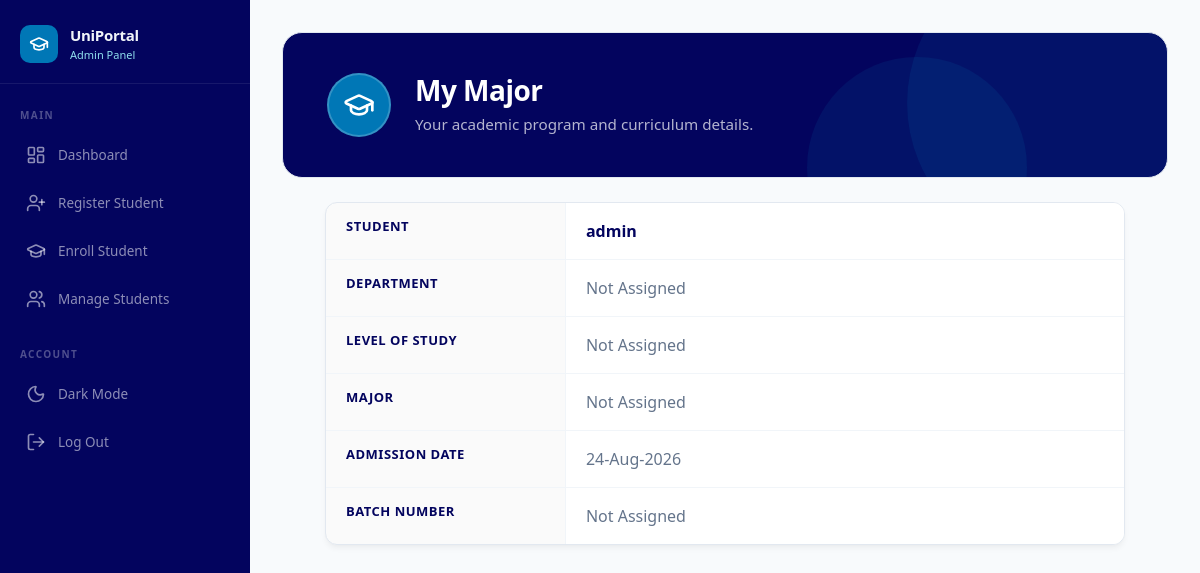
Page /student/major/ (signed in) on the earlier database version.
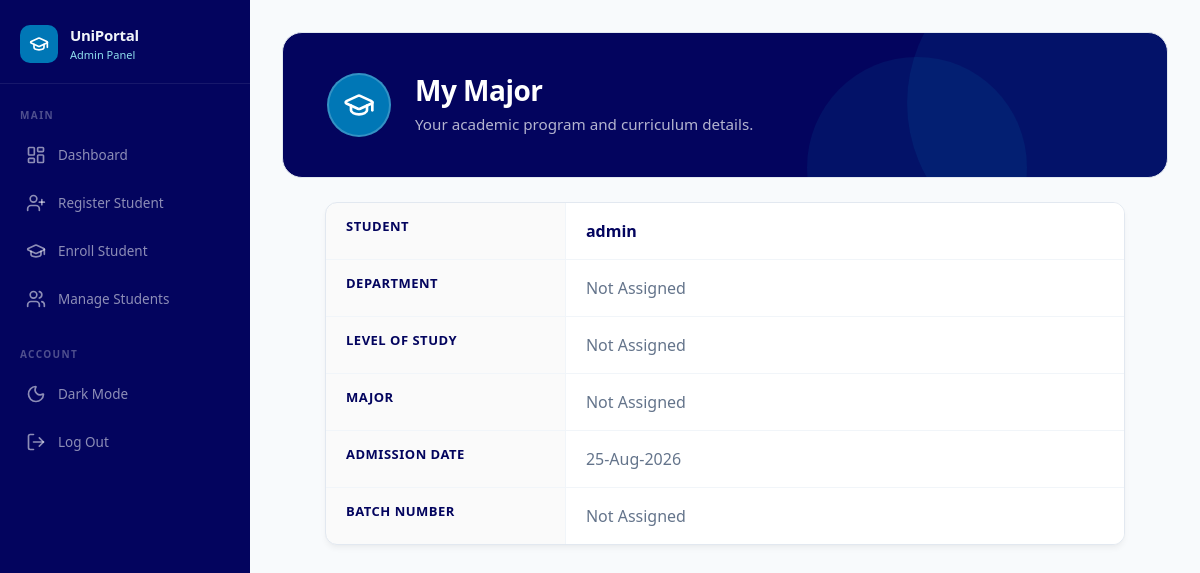
Same page on the later database version.
### myapp/models.py (models this page shows)
class User(AbstractUser):
    pass

### myapp/views.py (the view)
# urls.py: path('student/major/', views.student_major, name='student_major'),
@login_required(login_url='/login')
def student_major(request):
    try:
        student = request.user.student
    except AttributeError:
        student = None
    context = {
        'student': student
    }
    return render(request, 'myapp/student_major.html', context)

### myapp/templates/myapp/student_major.html (shortened to what this page needs)
{% extends 'myapp/base.html' %}
{% block content %}
<div class="hero-banner mb-4">
  <div class="d-flex align-items-center gap-4">
    <div class="hero-avatar">
      <i data-lucide="graduation-cap" style="width:32px;height:32px"></i>
    </div>
    <div style="z-index:1">
      <h2>My Major</h2>
      <p>Your academic program and curriculum details.</p>
    </div>
  </div>
</div>
<div class="card modern-table-card mx-auto" style="max-width: 800px;">
  <div class="card-body p-0">
    <table class="table modern-table mb-0">
      <tbody>
        <tr>
          <th style="width: 30%; border-bottom: none; border-right: 1px solid var(--border-row);">Student</th>
          <td class="fw-semibold text-primary" style="border-bottom: none; color: var(--text-primary) !important;">
            {{ user.get_full_name|default:user.username }}
          </td>
        </tr>
        <tr>
          <th style="border-bottom: none; border-right: 1px solid var(--border-row); border-top: 1px solid var(--border-row);">Department</th>
          <td style="border-bottom: none; border-top: 1px solid var(--border-row);">
            {{ student.department.name|default:"Not Assigned" }}
          </td>
        </tr>
        <tr>
          <th style="border-bottom: none; border-right: 1px solid var(--border-row); border-top: 1px solid var(--border-row);">Level of Study</th>
          <td style="border-bottom: none; border-top: 1px solid var(--border-row);">
            {{ student.level|default:"Not Assigned" }}
          </td>
        </tr>
        <tr>
          <th style="border-bottom: none; border-right: 1px solid var(--border-row); border-top: 1px solid var(--border-row);">Major</th>
          <td style="border-bottom: none; border-top: 1px solid var(--border-row);">
            {{ student.department.name|default:"Not Assigned" }}
          </td>
        </tr>
        <tr>
          <th style="border-bottom: none; border-right: 1px solid var(--border-row); border-top: 1px solid var(--border-row);">Admission Date</th>
          <td style="border-bottom: none; border-top: 1px solid var(--border-row);">
            {{ student.created_at|default:user.date_joined|date:"d-M-Y" }}
          </td>
        </tr>
        <tr>
          <th style="border-bottom: none; border-right: 1px solid var(--border-row); border-top: 1px solid var(--border-row);">Batch Number</th>
          <td style="border-bottom: none; border-top: 1px solid var(--border-row);">
            {{ student.batch|default:"Not Assigned" }}
          </td>
        </tr>
      </tbody>
    </table>
  </div>
</div>
{% endblock %}

### myapp/templates/myapp/base.html (shortened to what this page needs)
{% load static %}
<!DOCTYPE html>
<html lang="en">
<head>
    <link href="https://cdn.jsdelivr.net/npm/bootstrap@5.3.8/dist/css/bootstrap.min.css" rel="stylesheet">
    <link rel="stylesheet" href="{% static 'myapp/css/dashboard.css' %}">
</head>
<body>
    <div class="{% if user.is_authenticated %}d-flex{% endif %}" id="{% if user.is_authenticated %}dashboard-wrapper{% else %}main-unauth-container{% endif %}">
      {% if user.is_authenticated %}
      <nav id="sidebar">
        <div class="sidebar-brand">
          <div class="brand-icon">
            <i data-lucide="graduation-cap" class="lucide-sm"></i>
          </div>
          <div>
            <div class="brand-name">UniPortal</div>
            <div class="brand-sub">
              {% if user.teacher %}
                Teacher Panel
              {% elif user.student %}
                Student Panel
              {% elif user.is_superuser %}
                Admin Panel
              {% elif user.is_staff %}
                Front Desk
              {% endif %}
            </div>
          </div>
        </div>
        <div class="nav-section">Main</div>
        {% if user.teacher %}
          <a href="{% url 'teacher_dashboard' %}" class="nav-item-link {% block active_teacher_dashboard %}{% endblock %}">
            <span class="nav-icon"><i data-lucide="layout-dashboard"></i></span> Dashboard
          </a>
          <a href="{% url 'teacher_classes' %}" class="nav-item-link {% block active_roster %}{% endblock %}">
            <span class="nav-icon"><i data-lucide="users"></i></span> Manage Roster
          </a>
        {% elif user.is_staff %}
          <a href="{% url 'frontdesk_dashboard' %}" class="nav-item-link {% block active_frontdesk_dashboard %}{% endblock %}">
            <span class="nav-icon"><i data-lucide="layout-dashboard"></i></span> Dashboard
          </a>
          <a href="{% url 'frontdesk_register_student' %}" class="nav-item-link {% block active_frontdesk_register %}{% endblock %}">
            <span class="nav-icon"><i data-lucide="user-plus"></i></span> Register Student
          </a>
          <a href="{% url 'frontdesk_enroll_student' %}" class="nav-item-link {% block active_frontdesk_enroll %}{% endblock %}">
            <span class="nav-icon"><i data-lucide="graduation-cap"></i></span> Enroll Student
          </a>
          <a href="{% url 'frontdesk_manage_students' %}" class="nav-item-link {% block active_frontdesk_students %}{% endblock %}">
            <span class="nav-icon"><i data-lucide="users"></i></span> Manage Students
          </a>
        {% endif %}
        <div class="nav-section">Account</div>
        <button id="dark-mode-toggle" class="nav-item-link" type="button" onclick="toggleDarkMode()">
          <span class="nav-icon">
            <i data-lucide="moon" id="theme-icon-moon"></i>
          </span>
          <span id="theme-label">Dark Mode</span>
        </button>
        <a href="/logout-confirm/" class="nav-item-link">
          <span class="nav-icon"><i data-lucide="log-out"></i></span> Log Out
        </a>
      </nav>
      {% endif %}
      <div class="{% if user.is_authenticated %}flex-grow-1{% endif %}" id="{% if user.is_authenticated %}page-content{% endif %}">
        <div class="{% if not user.is_authenticated %}container py-5{% endif %}">
          {% block content %}{% endblock %}
        </div>
      </div>
    </div>
</body>
</html>

### myapp/static/myapp/css/dashboard.css (style rules this page uses)
:root, [data-theme="light"] { --deep-twilight: #03045e; --bright-teal-blue: #0077b6; --turquoise-surf: #00b4d8; --frosted-blue: #90e0ef; --light-cyan: #caf0f8; --bg-page: #f8fafc; --bg-card: #fff; --bg-sidebar: #03045e; --bg-hero: #03045e; --bg-icon: #caf0f8; --text-primary: #03045e; --text-secondary: #64748b; --text-muted: #94a3b8; --border-card: #e2e8f0; --border-row: #f1f5f9; --chart-bar: rgba(0, 119, 182, 0.15); --chart-bar-hover: rgba(0, 119, 182, 0.3); --chart-border: #0077b6; --chart-grid: rgba(0, 0, 0, 0.04); --chart-tick: #94a3b8; --chart-tick-x: #64748b; }
.lucide-sm { width: 20px !important; height: 20px !important; }
#dashboard-wrapper { min-height: 100vh; background: var(--bg-page); transition: background 0.3s ease; }
#sidebar { width: 250px; min-width: 250px; background: var(--bg-sidebar); min-height: 100vh; transition: width 0.3s cubic-bezier(.4,0,.2,1), background 0.3s ease; overflow: hidden; display: flex; flex-direction: column; }
#sidebar .sidebar-brand { display: flex; align-items: center; gap: 12px; padding: 24px 20px 20px; border-bottom: 1px solid rgba(255, 255, 255, 0.08); }
#sidebar .brand-icon { width: 38px; height: 38px; border-radius: 10px; background: var(--bright-teal-blue); display: flex; align-items: center; justify-content: center; color: #fff; flex-shrink: 0; }
#sidebar .brand-name { color: #f1f5f9; font-weight: 700; font-size: 15px; letter-spacing: -0.3px; }
#sidebar .brand-sub { color: var(--frosted-blue); font-size: 11px; font-weight: 500; }
#sidebar .nav-section { padding: 24px 20px 8px; font-size: 10px; font-weight: 700; letter-spacing: 1.4px; color: rgba(255, 255, 255, 0.3); text-transform: uppercase; }
#sidebar .nav-item-link { display: flex; align-items: center; gap: 12px; padding: 10px 16px; border-radius: 10px; margin: 2px 10px; color: rgba(255, 255, 255, 0.55); text-decoration: none; font-size: 13.5px; font-weight: 500; transition: all 0.2s ease; border: none; background: transparent; cursor: pointer; width: calc(100% - 20px); text-align: left; }
#sidebar .nav-item-link .nav-icon { width: 20px; display: flex; align-items: center; justify-content: center; flex-shrink: 0; }
#page-content { padding: 32px; overflow-y: auto; }
.hero-banner { background: var(--bg-hero); border-radius: 20px; padding: 40px 44px; color: #fff; position: relative; overflow: hidden; margin-bottom: 32px; border: 1px solid var(--border-card); }
.hero-banner::before { content: ''; position: absolute; top: -80px; right: -40px; width: 300px; height: 300px; border-radius: 50%; background: rgba(0, 119, 182, 0.12); }
.hero-banner::after { content: ''; position: absolute; bottom: -100px; right: 140px; width: 220px; height: 220px; border-radius: 50%; background: rgba(0, 180, 216, 0.08); }
.hero-banner h2 { font-size: 1.75rem; font-weight: 700; margin-bottom: 6px; letter-spacing: -0.5px; }
.hero-banner p { font-size: 0.95rem; opacity: 0.7; margin: 0; font-weight: 400; }
.hero-avatar { width: 64px; height: 64px; border-radius: 50%; background: var(--bright-teal-blue); display: flex; align-items: center; justify-content: center; border: 2px solid rgba(255, 255, 255, 0.2); flex-shrink: 0; color: #fff; }
.modern-table-card { background: var(--bg-card); border: 1px solid var(--border-card); border-radius: 12px; overflow: hidden; box-shadow: 0 4px 6px -1px rgba(0,0,0,0.05), 0 2px 4px -2px rgba(0,0,0,0.025); transition: background 0.3s ease, border-color 0.3s ease; }
.modern-table { width: 100%; color: var(--text-secondary); }
.modern-table th { background-color: rgba(0, 0, 0, 0.02); color: var(--text-primary); font-weight: 600; font-size: 13px; text-transform: uppercase; letter-spacing: 0.5px; padding: 14px 20px; border-bottom: 1px solid var(--border-card); }
.modern-table td { padding: 16px 20px; vertical-align: middle; border-bottom: 1px solid var(--border-row); color: var(--text-secondary); }
.modern-table tbody tr { transition: background-color 0.2s ease; }
.modern-table tbody tr:last-child td { border-bottom: none; }

Differences in the rows shown:
changed User "admin": created_at "24-Aug-2026" → "25-Aug-2026"
